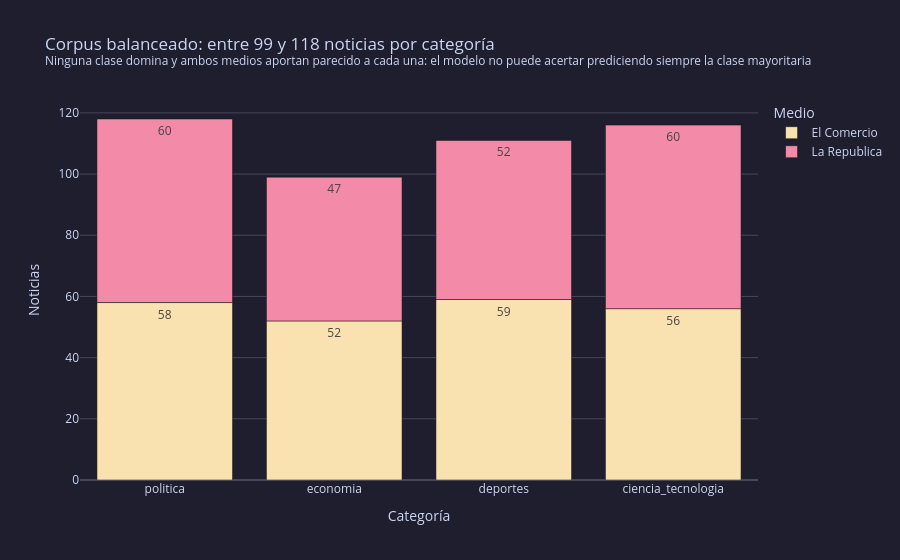

Write notebook code for a chart like this one.
### Markdown cell above
## 7. Análisis exploratorio (EDA)

Cada gráfico lleva como título la **conclusión analítica** que se lee en él. Los números del título se calculan
desde los datos, así que la conclusión siempre coincide con lo que muestra el gráfico.

### Code cell
df["fecha_dt"] = pd.to_datetime(df["fecha"], errors="coerce")
df["largo_titular"] = df["titular"].str.len()
COLORES_MEDIO = paleta.COLORES_MEDIO

n_cat = df["etiqueta"].value_counts().reindex(CATEGORIAS)
por_medio_cat = df.groupby(["etiqueta", "medio"]).size().rename("noticias").reset_index()
fig1 = px.bar(
    por_medio_cat, x="etiqueta", y="noticias", color="medio", text="noticias",
    category_orders={"etiqueta": CATEGORIAS}, color_discrete_map=COLORES_MEDIO,
    labels={"etiqueta": "Categoría", "noticias": "Noticias", "medio": "Medio"},
    title=(f"Corpus balanceado: entre {n_cat.min()} y {n_cat.max()} noticias por categoría"
           f"<br><sup>Ninguna clase domina y ambos medios aportan parecido a cada una: el modelo no puede "
           f"acertar prediciendo siempre la clase mayoritaria</sup>"),
)
fig1.show()

### Figure 1 — Plotly figure (JSON) as saved in the notebook; plotly's stock layout.template omitted (floating-point values rounded to 4 significant figures)
{"data": [{"hovertemplate": "Medio=El Comercio<br>Categoría=%{x}<br>Noticias=%{text}<extra></extra>", "legendgroup": "El Comercio", "marker": {"color": "#f9e2af", "pattern": {"shape": ""}}, "name": "El Comercio", "orientation": "v", "showlegend": true, "text": [56.0, 59.0, 52.0, 58.0], "textposition": "auto", "type": "bar", "x": ["ciencia_tecnologia", "deportes", "economia", "politica"], "xaxis": "x", "y": [56, 59, 52, 58], "yaxis": "y"}, {"hovertemplate": "Medio=La Republica<br>Categoría=%{x}<br>Noticias=%{text}<extra></extra>", "legendgroup": "La Republica", "marker": {"color": "#f38ba8", "pattern": {"shape": ""}}, "name": "La Republica", "orientation": "v", "showlegend": true, "text": [60.0, 52.0, 47.0, 60.0], "textposition": "auto", "type": "bar", "x": ["ciencia_tecnologia", "deportes", "economia", "politica"], "xaxis": "x", "y": [60, 52, 47, 60], "yaxis": "y"}], "layout": {"barmode": "relative", "legend": {"title": {"text": "Medio"}, "tracegroupgap": 0}, "title": {"text": "Corpus balanceado: entre 99 y 118 noticias por categoría<br><sup>Ninguna clase domina y ambos medios aportan parecido a cada una: el modelo no puede acertar prediciendo siempre la clase mayoritaria</sup>"}, "xaxis": {"anchor": "y", "categoryarray": ["politica", "economia", "deportes", "ciencia_tecnologia"], "categoryorder": "array", "domain": [0.0, 1.0], "title": {"text": "Categoría"}}, "yaxis": {"anchor": "x", "domain": [0.0, 1.0], "title": {"text": "Noticias"}}}}
